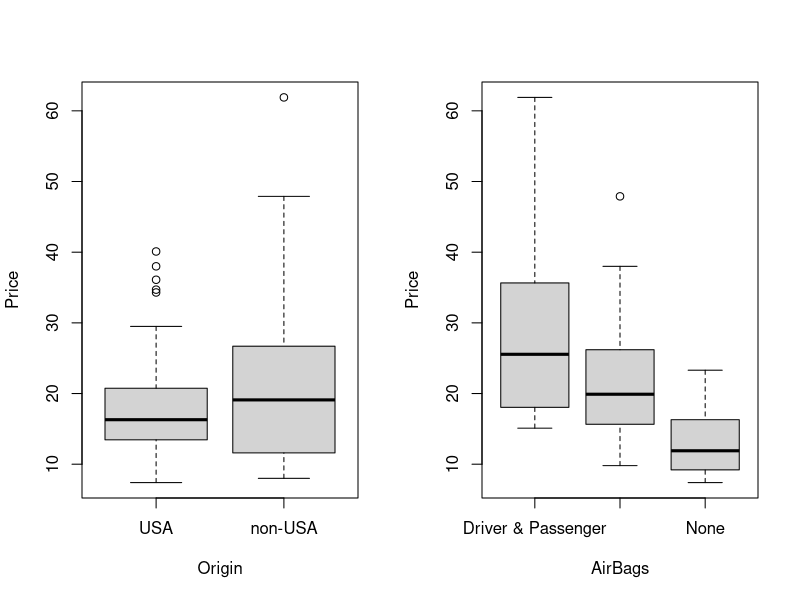
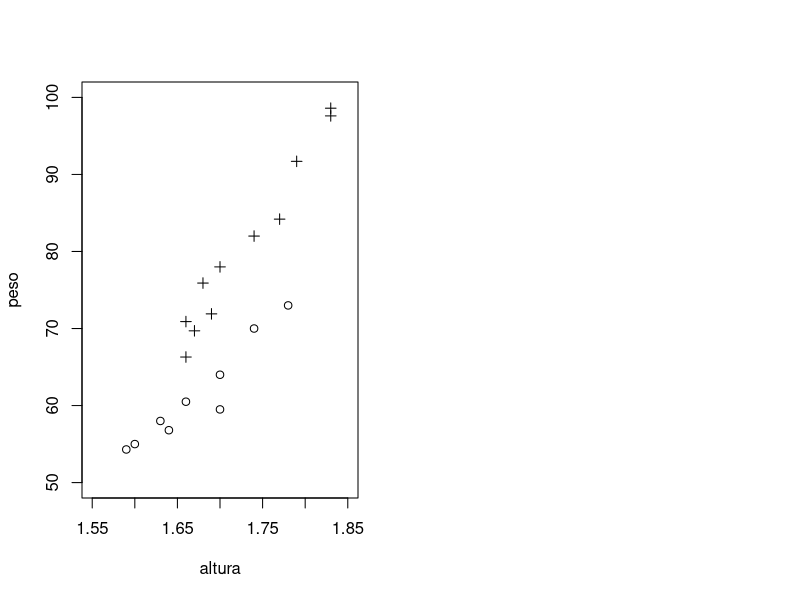

Write the R code that produced these figures, in order. (Note: this script raises an error after producing the figures.)
require(MASS)
datos <- Cars93
attach(datos)
origin <- relevel(datos$Origin,ref= "USA")
airbags <- relevel(datos$AirBags,ref="None")
par(mfrow=c(1,2))

boxplot(Price ~ Origin, data= datos)
boxplot(Price~AirBags, data= datos)

mod <- lm(Price~ origin+airbags+MPG.city)
summary(mod)

qt(0.025,df=26)


###Punto 4
individuo <- (1:20)
peso <- c(55,91.7, 69.7,56.8,66.3,59.5,71.9,97.6,58,54.3,82,75.9,64,73,70,78,84.2,98.6,60.5,70.9)
altura <- c(1.6,1.79,1.67,1.64,1.66,1.70,1.69,1.83,1.63,1.59,1.74,1.68,1.70,1.78,1.74,1.70,1.77,1.83,1.66,1.66)
sexo <- c("m","h","h","m","h","m","h","h","m","m","h","h","m","m","m","h","h","h","m","h")
datos <- data.frame(individuo,peso,altura,sexo)

## a)
dat.h <- subset(datos, sexo== "h")
dat.m <- subset(datos, sexo =="m")
with(dat.h, plot(altura,peso, pch=3, ylim=c(50,100), xlim = c(1.55,1.85)))
with(dat.m, points(altura,peso,ylim=c(50,100), xlim = c(1.55,1.85)))

## b)
sexod <- relevel(datos$sexo, ref = "m")
mod <- lm(peso~ altura+ sexod + altura*sexod)
mod1 <- lm(peso~ altura,data = dat.h )
abline(mod)
abline(mod1)
summary(mod)

## c) ?????? 
dir()
